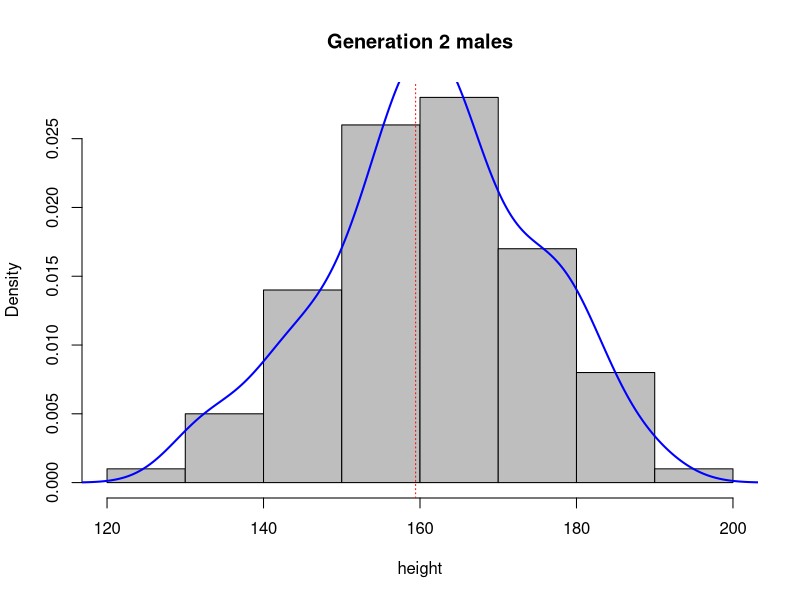
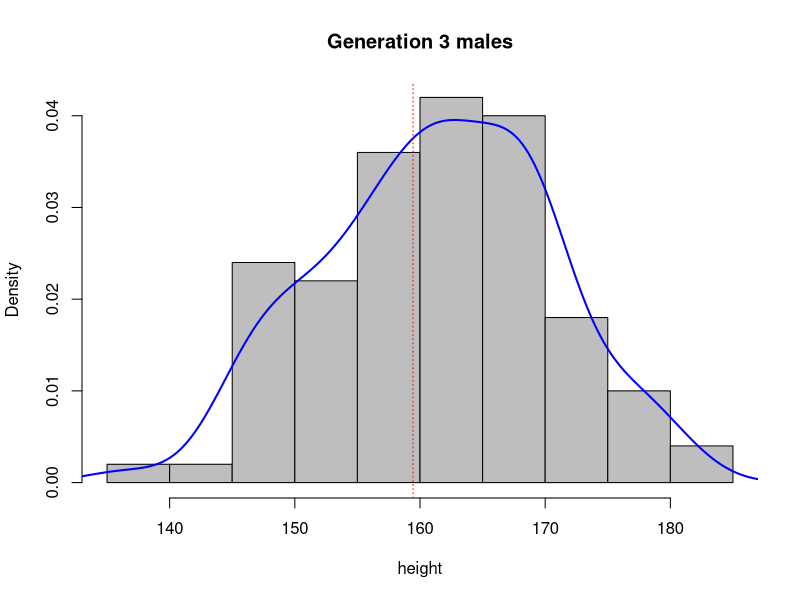
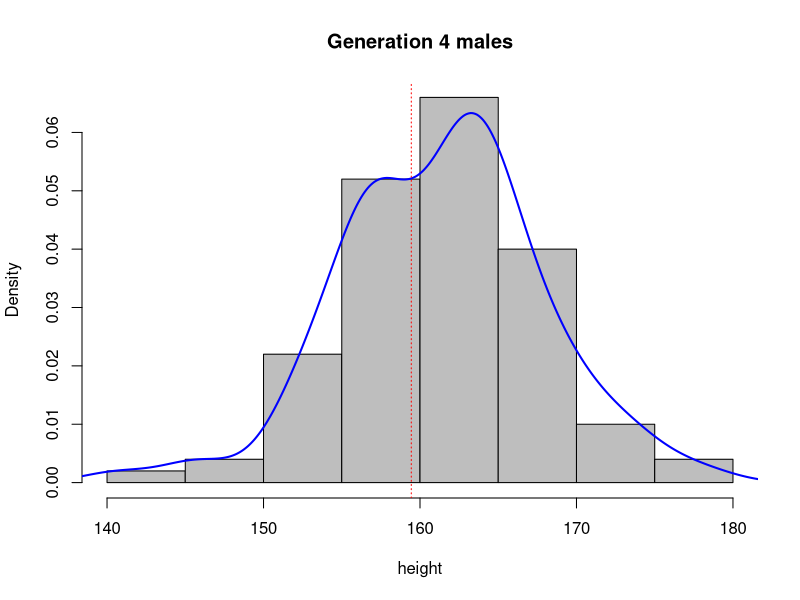
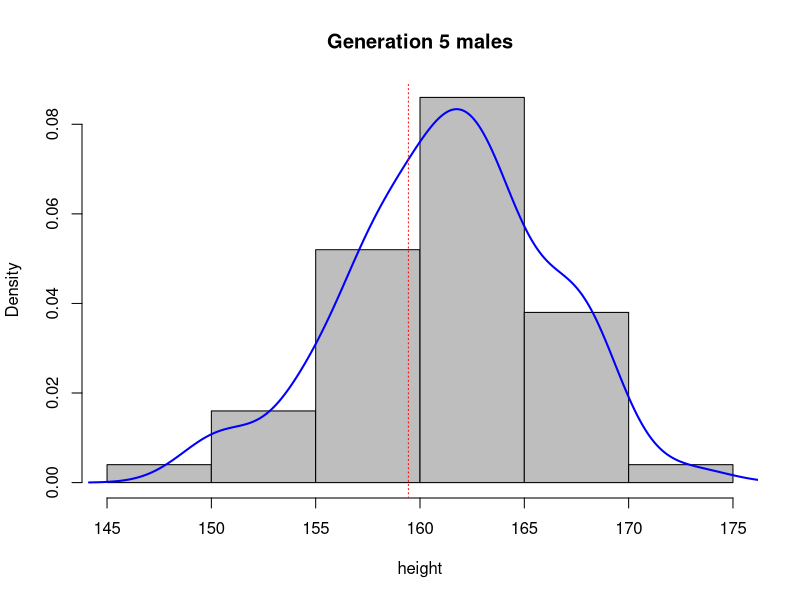
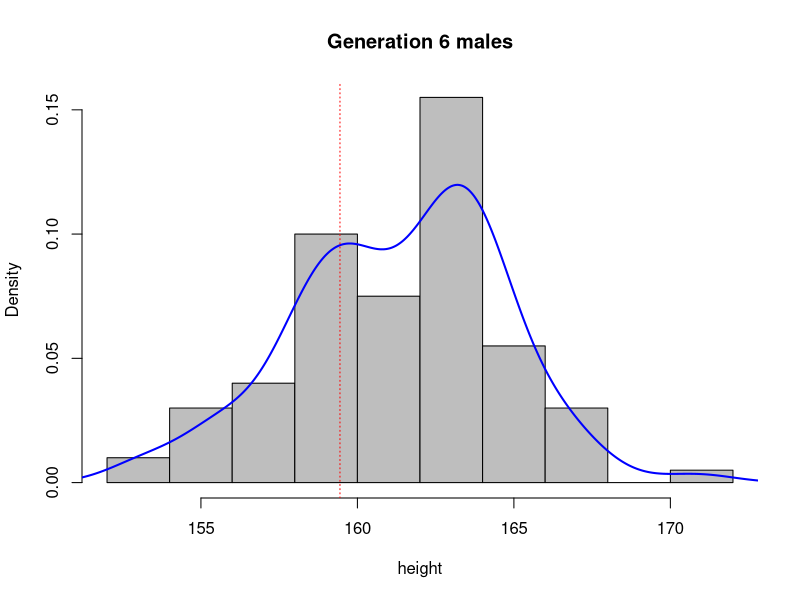
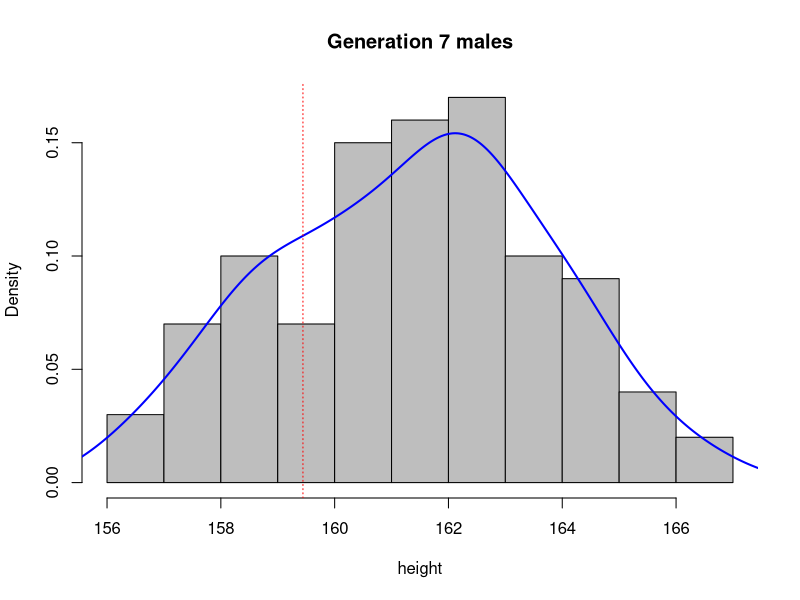
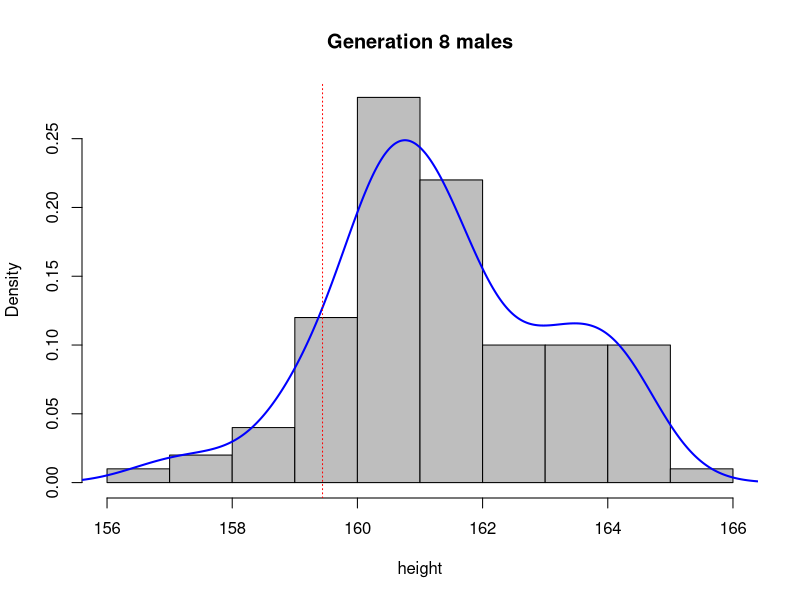
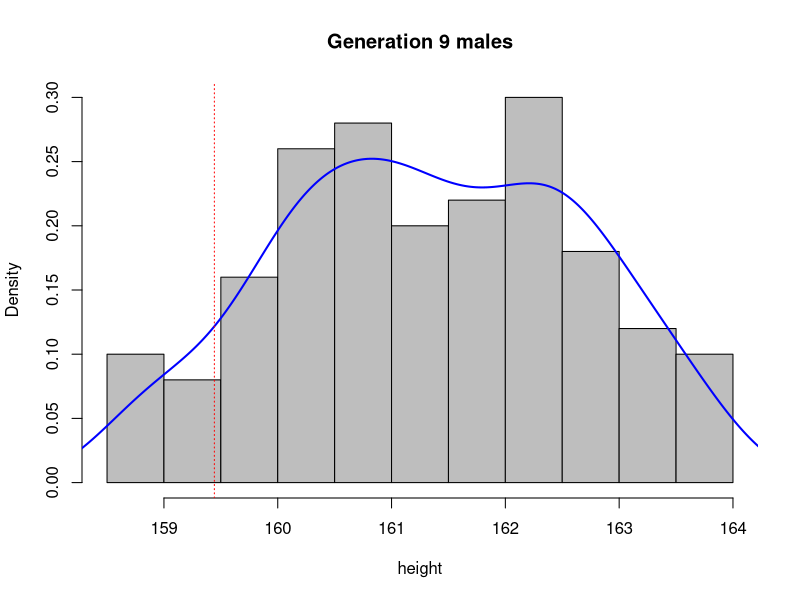

Here is the R script that generated these plots, in order:
## ---- chunk 1
# edited some of the following code to set up the data for question 2
pop <- data.frame(m = rnorm(100, 160, 20), f = rnorm(100, 160, 20))
head(pop)
mean(pop$m)
## ---- chunk 2
next_gen <- function(pop) {

    pop$m <- sample(pop$m)
    pop$m <- rowMeans(pop)
    pop$f <- pop$m
    pop
}
## ---- chunk 3
pop2 <- next_gen(pop)
hist(pop2$m, prob=TRUE, main='Generation 2 males', xlab='height', col='grey')
lines(density(pop2$m), col='blue', lwd=2) 
abline(v=mean(pop$m),col='red',lty='dotted')

pop3 <- next_gen(pop2)
hist(pop3$m, prob=TRUE, main='Generation 3 males', xlab='height', col='grey')
lines(density(pop3$m), col='blue', lwd=2) 
abline(v=mean(pop$m),col='red',lty='dotted')

pop4 <- next_gen(pop3)
hist(pop4$m, prob=TRUE, main='Generation 4 males', xlab='height', col='grey')
lines(density(pop4$m), col='blue', lwd=2) 
abline(v=mean(pop$m),col='red',lty='dotted')

pop5 <- next_gen(pop4)
hist(pop5$m, prob=TRUE, main='Generation 5 males', xlab='height', col='grey')
lines(density(pop5$m), col='blue', lwd=2) 
abline(v=mean(pop$m),col='red',lty='dotted')

pop6 <- next_gen(pop5)
hist(pop6$m, prob=TRUE, main='Generation 6 males', xlab='height', col='grey')
lines(density(pop6$m), col='blue', lwd=2) 
abline(v=mean(pop$m),col='red',lty='dotted')

pop7 <- next_gen(pop6)
hist(pop7$m, prob=TRUE, main='Generation 7 males', xlab='height', col='grey')
lines(density(pop7$m), col='blue', lwd=2) 
abline(v=mean(pop$m),col='red',lty='dotted')

pop8 <- next_gen(pop7)
hist(pop8$m, prob=TRUE, main='Generation 8 males', xlab='height', col='grey')
lines(density(pop8$m), col='blue', lwd=2) 
abline(v=mean(pop$m),col='red',lty='dotted')

pop9 <- next_gen(pop8)
hist(pop9$m, prob=TRUE, main='Generation 9 males', xlab='height', col='grey')
lines(density(pop9$m), col='blue', lwd=2) 
abline(v=mean(pop$m),col='red',lty='dotted')
## ---- chunk 4
library(ggplot2)
pop$gen <- 1
pop2$gen <- 2
pop3$gen <- 3
pop4$gen <- 4
pop5$gen <- 5
pop6$gen <- 6
pop7$gen <- 7
pop8$gen <- 8
pop9$gen <- 9
all_pop <- rbind(pop, pop2, pop3, pop4, pop5, pop6, pop7, pop8, pop9)

ggplot(data=all_pop)+ geom_point(mapping=aes(x=m, y=f), alpha = 1/10) + facet_wrap(~ gen) 

## ---- chunk 5
alpha <- 0.05

x <- as.data.frame(matrix(data=NA, nrow = 250, ncol=2))
  head <- c('treatment', 'outcome')
  names(x) = head
  treat <- c(0, 1)

    
x[,1] = sample(treat, 250, replace=TRUE)
for (i in 1:250) {
  if (x[i,1] == 0) {x[i,2] = rnorm(1, 60, 20)} 
  else if (x[i,1] == 1) {x[i,2] = rnorm(1, 60, 20)+5}
}

aggregate(x[,2], list(x$treatment), mean)


library(dplyr)
results <- as.data.frame(matrix(data=NA, nrow=20, ncol=5))
head <- c('interval', 'treat','mean','lb','ub')
  names(results) = head
results[,1] <- rep(1:10, each=2)


### bootstrapping
bootstrap <- function(df, B=1000) {
  sample.n <- nrow(df)
  boot_means <- matrix(data=NA, nrow=B, ncol=2)
  for(i in 1:B) {
    boot <- sample_n(df, sample.n, replace=TRUE)
    boot_means[i,] <- as.numeric(unlist(aggregate(boot[,2], list(boot[,1]), mean)[2]))
  }
  return(c(0, mean(boot_means[,1]), quantile(boot_means[,1],c(0.025,0.975)), 1,
              mean(boot_means[,2]), quantile(boot_means[,2],c(0.025,0.975))))
}

l <- bootstrap(x)
results[1,2:5] <- l[1:4]
results[2,2:5] <- l[5:8]

# increase data set to 500

x[251:500,1] = sample(treat, 250, replace=TRUE)
for (i in 251:500) {
  if (x[i,1] == 0) {x[i,2] = rnorm(1, 60, 20)} 
  else if (x[i,1] == 1) {x[i,2] = rnorm(1, 60, 20)+5}
}

l <- bootstrap(x)
results[3,2:5] <- l[1:4]
results[4,2:5] <- l[5:8]

# increase data set to 750

x[501:750,1] = sample(treat, 250, replace=TRUE)
for (i in 501:750) {
  if (x[i,1] == 0) {x[i,2] = rnorm(1, 60, 20)} 
  else if (x[i,1] == 1) {x[i,2] = rnorm(1, 60, 20)+5}
}

l <- bootstrap(x)
results[5,2:5] <- l[1:4]
results[6,2:5] <- l[5:8]

# increase data set to 1000

x[751:1000,1] = sample(treat, 250, replace=TRUE)
for (i in 751:1000) {
  if (x[i,1] == 0) {x[i,2] = rnorm(1, 60, 20)} 
  else if (x[i,1] == 1) {x[i,2] = rnorm(1, 60, 20)+5}
}

l <- bootstrap(x)
results[7,2:5] <- l[1:4]
results[8,2:5] <- l[5:8]


# increase data set to 1250

x[1001:1250,1] = sample(treat, 250, replace=TRUE)
for (i in 1001:1250) {
  if (x[i,1] == 0) {x[i,2] = rnorm(1, 60, 20)} 
  else if (x[i,1] == 1) {x[i,2] = rnorm(1, 60, 20)+5}
}

l <- bootstrap(x)
results[9,2:5] <- l[1:4]
results[10,2:5] <- l[5:8]


# increase data set to 1500

x[1251:1500,1] = sample(treat, 250, replace=TRUE)
for (i in 1251:1500) {
  if (x[i,1] == 0) {x[i,2] = rnorm(1, 60, 20)} 
  else if (x[i,1] == 1) {x[i,2] = rnorm(1, 60, 20)+5}
}

l <- bootstrap(x)
results[11,2:5] <- l[1:4]
results[12,2:5] <- l[5:8]


# increase data set to 1750

x[1501:1750,1] = sample(treat, 250, replace=TRUE)
for (i in 1501:1750) {
  if (x[i,1] == 0) {x[i,2] = rnorm(1, 60, 20)} 
  else if (x[i,1] == 1) {x[i,2] = rnorm(1, 60, 20)+5}
}

l <- bootstrap(x)
results[13,2:5] <- l[1:4]
results[14,2:5] <- l[5:8]

# increase data set to 2000

x[1751:2000,1] = sample(treat, 250, replace=TRUE)
for (i in 1751:2000) {
  if (x[i,1] == 0) {x[i,2] = rnorm(1, 60, 20)} 
  else if (x[i,1] == 1) {x[i,2] = rnorm(1, 60, 20)+5}
}

l <- bootstrap(x)
results[15,2:5] <- l[1:4]
results[16,2:5] <- l[5:8]

# increase data set to 2250

x[2001:2250,1] = sample(treat, 250, replace=TRUE)
for (i in 2001:2250) {
  if (x[i,1] == 0) {x[i,2] = rnorm(1, 60, 20)} 
  else if (x[i,1] == 1) {x[i,2] = rnorm(1, 60, 20)+5}
}

l <- bootstrap(x)
results[17,2:5] <- l[1:4]
results[18,2:5] <- l[5:8]

# increase data set to 2500

x[2251:2500,1] = sample(treat, 250, replace=TRUE)
for (i in 2251:2500) {
  if (x[i,1] == 0) {x[i,2] = rnorm(1, 60, 20)} 
  else if (x[i,1] == 1) {x[i,2] = rnorm(1, 60, 20)+5}
}

l <- bootstrap(x)
results[19,2:5] <- l[1:4]
results[20,2:5] <- l[5:8]

## ---- chunk 6
# plot the graph
library(ggplot2)
results0 <- results[which(results[,2]==0),]
results1 <- results[which(results[,2]==1),]

p1 <- ggplot(results, aes(x=interval, y=mean, group=treat)) + geom_line() + theme(axis.title.x=element_blank(), axis.title.y=element_blank()) + xlim(1, 10) 
# + scale_x_discrete(limits=seq(1:10))
p2 <- p1 + geom_ribbon(data=results0, aes(ymin=lb,ymax=ub,fill='red'), alpha=0.5) + guides(fill=FALSE)
p3 <- p2 + geom_ribbon(data=results1, aes(ymin=lb,ymax=ub,fill='blue'), alpha=0.5) + guides(fill=FALSE)
p3


## ---- chunk 7
makePatient <- function() {
  vowel <- grep("[aeiou]", letters)
  cons <- grep("[^aeiou]", letters)
  name <- paste(sample(LETTERS[cons], 1), sample(letters[vowel], 1), sample(letters[cons], 1), sep='')
  gender <- factor(sample(0:1, 1), levels=0:1, labels=c('female','male'))
  dob <- as.Date(sample(7500, 1), origin="1970-01-01")
  n <- sample(6, 1)
  doa <- as.Date(sample(1500, n), origin="2010-01-01")
  pulse <- round(rnorm(n, 80, 10))
  temp <- round(rnorm(n, 98.4, 0.3), 2)
  fluid <- round(runif(n), 2)
  list(name, gender, dob, doa, pulse, temp, fluid)
}
## ---- chunk 8
set.seed(8)
pat1 <- makePatient()
names(pat1) <- c('name','gender','dob','doa','pulse','temp','fluid')
class(pat1) <- 'medicalRecord'
pat1
class(pat1)
## ---- chunk 9
mean.medicalRecord <- function(obj) {
  means <- as.data.frame(matrix(data=c(mean(obj$pulse),mean(obj$temp),mean(obj$fluid)), ncol=3,
                                nrow=1))
  names(means) <- c('pulse', 'temp','fluid')
  row.names(means) <- obj$name
  means
  return(means)
}

print.medicalRecord <- function(obj) {
 cat(obj$name, "\n")
 cat("gender:", paste(obj$gender), "\n")
 cat(paste("dob:", obj$dob, "\n"))

 # last 4 items are 4 variables that are attached to the visit date, group together 
 x <- as.data.frame(matrix(data=NA, nrow=length(obj$doa), ncol=4))
  x[,1] <- obj$doa
  x[,2] <- obj$pulse
  x[,3] <- obj$temp
  x[,4] <- obj$fluid
  x
  x <- x[order(x[,1]),]
  names(x) = c('date of admission','pulse','temperature','fluid intake')
  print(x, row.names=FALSE)
}


plot.medicalRecord <- function(obj) {
  x <- as.data.frame(matrix(data=NA, nrow=length(obj$doa), ncol=4))
  x[,1] <- obj$doa
  x[,2] <- obj$pulse
  x[,3] <- obj$temp
  x[,4] <- obj$fluid
  head <- c('doa','pulse','temp','fluid')
  names(x) = head
  x
  p1 <- ggplot(x, aes(x=doa, y=pulse)) + geom_line() 
  p2 <- ggplot(x, aes(x=doa, y=temp)) + geom_line()
  p3 <- ggplot(x, aes(x=doa, y=fluid)) + geom_line()
  library(gridExtra)
  grid.arrange(p1, p2, p3, nrow=3)
}


mean(pat1)
print(pat1)
plot(pat1)

## ---- chunk 10
set.seed(8)
mean.cohortRecords <- function(obj) {
  means <- as.data.frame(matrix(data=NA, nrow=ncol(obj), ncol=3))
  names(means) <- c('pulse','temp','fluid')
  row.names(means) <- obj[1,]
  for(i in 1:ncol(obj)) {  
    pt <- obj[,i]
    names(pt) <- c('name','gender','dob','doa','pulse','temp','fluid')
    class(pt) = 'medicalRecord'
    means[i,] = mean(pt)
  }
  return(means)
}


print.cohortRecords <- function(obj) {
  for(i in 1:ncol(obj)) {
    pt <- obj[,i]
    names(pt) <- c('name','gender','dob','doa','pulse','temp','fluid')
    class(pt) = 'medicalRecord'
    print(pt)
  }
}


set.seed(8)
cohort <- replicate(10, makePatient())
class(cohort) <- 'cohortRecords'
# cohort


mean(cohort)
print(cohort)
## ---- chunk 11
mean.cohortRecords <- function(obj) {
  mean.pulse <- numeric(ncol(obj))
  mean.temp <- numeric(ncol(obj))
  mean.fluid <- numeric(ncol(obj))
  for(i in 1:ncol(obj)) {
    mean.pulse[i] = mean(unlist(obj[5,i]))
    mean.temp[i] = mean(unlist(obj[6,i]))
    mean.fluid[i] = mean(unlist(obj[7,i]))
  }
  mean.pulse
  mean.temp
  mean.fluid
  
  means <- as.data.frame(matrix(data=c(mean.pulse,mean.temp,mean.fluid), nrow=ncol(obj), ncol=3,
                                byrow=FALSE))
  row.names(means) = unlist(obj[1,])
  names(means) = c('pulse','temp','fluid')
  return(means)
}


# creating a method print without using print.medicalRecord seems redundant and unnecessary


set.seed(8)
cohort <- replicate(10, makePatient())
class(cohort) <- 'cohortRecords'


mean(cohort)
print(cohort)
